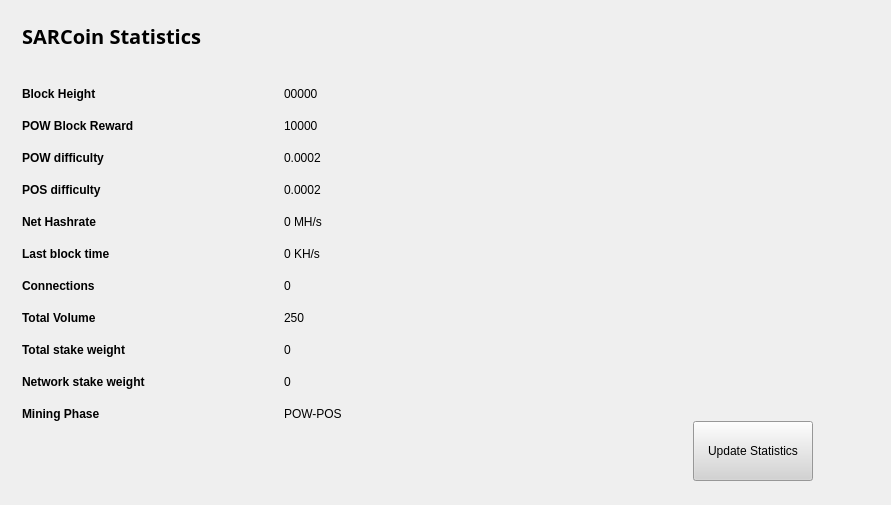
<?xml version="1.0" encoding="UTF-8"?>
<ui version="4.0">
 <class>StatisticsPage</class>
 <widget class="QWidget" name="StatisticsPage">
  <property name="windowModality">
   <enum>Qt::NonModal</enum>
  </property>
  <property name="geometry">
   <rect>
    <x>0</x>
    <y>0</y>
    <width>891</width>
    <height>505</height>
   </rect>
  </property>
  <property name="windowTitle">
   <string>Digging</string>
  </property>
  <property name="styleSheet">
   <string notr="true">color:#000000;
font-family:'Open Sans,sans-serif';</string>
  </property>
  <layout class="QGridLayout" name="gridLayout">
   <property name="sizeConstraint">
    <enum>QLayout::SetMaximumSize</enum>
   </property>
   <item row="0" column="0">
    <widget class="QFrame" name="gridFrame_2">
     <property name="maximumSize">
      <size>
       <width>600</width>
       <height>16777215</height>
      </size>
     </property>
     <layout class="QGridLayout" name="gridLayout_4">
      <item row="5" column="0">
       <spacer name="verticalSpacer_2">
        <property name="orientation">
         <enum>Qt::Vertical</enum>
        </property>
        <property name="sizeHint" stdset="0">
         <size>
          <width>20</width>
          <height>40</height>
         </size>
        </property>
       </spacer>
      </item>
      <item row="2" column="0">
       <spacer name="verticalSpacer">
        <property name="orientation">
         <enum>Qt::Vertical</enum>
        </property>
        <property name="sizeHint" stdset="0">
         <size>
          <width>20</width>
          <height>40</height>
         </size>
        </property>
       </spacer>
      </item>
      <item row="3" column="0">
       <layout class="QFormLayout" name="formLayout_2">
        <property name="fieldGrowthPolicy">
         <enum>QFormLayout::FieldsStayAtSizeHint</enum>
        </property>
        <property name="horizontalSpacing">
         <number>139</number>
        </property>
        <property name="verticalSpacing">
         <number>18</number>
        </property>
        <property name="rightMargin">
         <number>0</number>
        </property>
        <item row="1" column="0">
         <widget class="QLabel" name="label_14">
          <property name="text">
           <string>&lt;html&gt;&lt;head/&gt;&lt;body&gt;&lt;p&gt;&lt;span style=&quot; font-weight:600;&quot;&gt;Block Height&lt;/span&gt;&lt;/p&gt;&lt;/body&gt;&lt;/html&gt;</string>
          </property>
         </widget>
        </item>
        <item row="2" column="0">
         <widget class="QLabel" name="label_12">
          <property name="text">
           <string>&lt;html&gt;&lt;head/&gt;&lt;body&gt;&lt;p&gt;&lt;span style=&quot; font-weight:600;&quot;&gt;POW Block Reward&lt;/span&gt;&lt;/p&gt;&lt;/body&gt;&lt;/html&gt;</string>
          </property>
         </widget>
        </item>
        <item row="2" column="1">
         <widget class="QLabel" name="rewardBox">
          <property name="text">
           <string>10000</string>
          </property>
         </widget>
        </item>
        <item row="3" column="0">
         <widget class="QLabel" name="label_13">
          <property name="text">
           <string>&lt;html&gt;&lt;head/&gt;&lt;body&gt;&lt;p&gt;&lt;span style=&quot; font-weight:600;&quot;&gt;POW difficulty&lt;/span&gt;&lt;/p&gt;&lt;/body&gt;&lt;/html&gt;</string>
          </property>
         </widget>
        </item>
        <item row="3" column="1">
         <widget class="QLabel" name="diffBox">
          <property name="text">
           <string>0.0002</string>
          </property>
         </widget>
        </item>
        <item row="4" column="0">
         <widget class="QLabel" name="label_9">
          <property name="text">
           <string>&lt;html&gt;&lt;head/&gt;&lt;body&gt;&lt;p&gt;&lt;span style=&quot; font-weight:600;&quot;&gt;POS difficulty&lt;/span&gt;&lt;/p&gt;&lt;/body&gt;&lt;/html&gt;</string>
          </property>
         </widget>
        </item>
        <item row="4" column="1">
         <widget class="QLabel" name="diffBox2">
          <property name="text">
           <string>0.0002</string>
          </property>
         </widget>
        </item>
        <item row="5" column="1">
         <widget class="QLabel" name="pawrateBox">
          <property name="text">
           <string>0 MH/s</string>
          </property>
         </widget>
        </item>
        <item row="6" column="0">
         <widget class="QLabel" name="label3_2">
          <property name="sizePolicy">
           <sizepolicy hsizetype="Preferred" vsizetype="Maximum">
            <horstretch>0</horstretch>
            <verstretch>0</verstretch>
           </sizepolicy>
          </property>
          <property name="text">
           <string>&lt;html&gt;&lt;head/&gt;&lt;body&gt;&lt;p&gt;&lt;span style=&quot; font-weight:600;&quot;&gt;Last block time&lt;/span&gt;&lt;/p&gt;&lt;/body&gt;&lt;/html&gt;</string>
          </property>
         </widget>
        </item>
        <item row="6" column="1">
         <widget class="QLabel" name="localBox">
          <property name="text">
           <string>0 KH/s</string>
          </property>
         </widget>
        </item>
        <item row="7" column="0">
         <widget class="QLabel" name="label1_2">
          <property name="text">
           <string>&lt;html&gt;&lt;head/&gt;&lt;body&gt;&lt;p&gt;&lt;span style=&quot; font-weight:600;&quot;&gt;Connections&lt;/span&gt;&lt;/p&gt;&lt;/body&gt;&lt;/html&gt;</string>
          </property>
         </widget>
        </item>
        <item row="7" column="1">
         <widget class="QLabel" name="connectionBox">
          <property name="text">
           <string>0</string>
          </property>
         </widget>
        </item>
        <item row="8" column="0">
         <widget class="QLabel" name="label_8">
          <property name="text">
           <string>&lt;html&gt;&lt;head/&gt;&lt;body&gt;&lt;p&gt;&lt;span style=&quot; font-weight:600;&quot;&gt;Total Volume&lt;/span&gt;&lt;/p&gt;&lt;/body&gt;&lt;/html&gt;</string>
          </property>
         </widget>
        </item>
        <item row="8" column="1">
         <widget class="QLabel" name="volumeBox">
          <property name="text">
           <string>250</string>
          </property>
         </widget>
        </item>
        <item row="9" column="0">
         <widget class="QLabel" name="label_10">
          <property name="text">
           <string>&lt;html&gt;&lt;head/&gt;&lt;body&gt;&lt;p&gt;&lt;span style=&quot; font-weight:600;&quot;&gt;Total stake weight&lt;/span&gt;&lt;/p&gt;&lt;/body&gt;&lt;/html&gt;</string>
          </property>
         </widget>
        </item>
        <item row="9" column="1">
         <widget class="QLabel" name="minBox">
          <property name="text">
           <string>0</string>
          </property>
         </widget>
        </item>
        <item row="10" column="0">
         <widget class="QLabel" name="label_11">
          <property name="text">
           <string>&lt;html&gt;&lt;head/&gt;&lt;body&gt;&lt;p&gt;&lt;span style=&quot; font-weight:600;&quot;&gt;Network stake weight&lt;/span&gt;&lt;/p&gt;&lt;/body&gt;&lt;/html&gt;</string>
          </property>
         </widget>
        </item>
        <item row="10" column="1">
         <widget class="QLabel" name="maxBox">
          <property name="text">
           <string>0</string>
          </property>
         </widget>
        </item>
        <item row="11" column="0">
         <widget class="QLabel" name="label_15">
          <property name="text">
           <string>&lt;html&gt;&lt;head/&gt;&lt;body&gt;&lt;p&gt;&lt;span style=&quot; font-weight:600;&quot;&gt;Mining Phase&lt;/span&gt;&lt;/p&gt;&lt;/body&gt;&lt;/html&gt;</string>
          </property>
         </widget>
        </item>
        <item row="11" column="1">
         <widget class="QLabel" name="cBox">
          <property name="text">
           <string>POW-POS</string>
          </property>
         </widget>
        </item>
        <item row="5" column="0">
         <widget class="QLabel" name="label_16">
          <property name="text">
           <string>&lt;html&gt;&lt;head/&gt;&lt;body&gt;&lt;p&gt;&lt;span style=&quot; font-weight:600;&quot;&gt;Net Hashrate&lt;/span&gt;&lt;/p&gt;&lt;/body&gt;&lt;/html&gt;</string>
          </property>
         </widget>
        </item>
        <item row="1" column="1">
         <widget class="QLabel" name="heightBox">
          <property name="text">
           <string>00000</string>
          </property>
         </widget>
        </item>
       </layout>
      </item>
      <item row="1" column="0">
       <layout class="QHBoxLayout" name="horizontalLayout_4">
        <property name="spacing">
         <number>7</number>
        </property>
        <item>
         <widget class="QLabel" name="label_5">
          <property name="font">
           <font>
            <family>Open Sans,sans-serif</family>
           </font>
          </property>
          <property name="text">
           <string>&lt;html&gt;&lt;head/&gt;&lt;body&gt;&lt;p&gt;&lt;span style=&quot; font-size:20px; font-weight:600; color:#000000;&quot;&gt;SARCoin Statistics&lt;/span&gt;&lt;/p&gt;&lt;/body&gt;&lt;/html&gt;</string>
          </property>
         </widget>
        </item>
        <item>
         <spacer name="horizontalSpacer_2">
          <property name="orientation">
           <enum>Qt::Horizontal</enum>
          </property>
          <property name="sizeHint" stdset="0">
           <size>
            <width>40</width>
            <height>20</height>
           </size>
          </property>
         </spacer>
        </item>
       </layout>
      </item>
      <item row="4" column="0">
       <spacer name="verticalSpacer_3">
        <property name="orientation">
         <enum>Qt::Vertical</enum>
        </property>
        <property name="sizeHint" stdset="0">
         <size>
          <width>20</width>
          <height>40</height>
         </size>
        </property>
       </spacer>
      </item>
     </layout>
    </widget>
   </item>
   <item row="0" column="1">
    <widget class="QFrame" name="frame">
     <property name="minimumSize">
      <size>
       <width>213</width>
       <height>0</height>
      </size>
     </property>
     <property name="frameShape">
      <enum>QFrame::NoFrame</enum>
     </property>
     <property name="frameShadow">
      <enum>QFrame::Plain</enum>
     </property>
     <widget class="QWidget" name="verticalLayoutWidget">
      <property name="geometry">
       <rect>
        <x>0</x>
        <y>0</y>
        <width>272</width>
        <height>481</height>
       </rect>
      </property>
      <layout class="QVBoxLayout" name="verticalLayout_2">
       <item>
        <layout class="QHBoxLayout" name="horizontalLayout_2">
         <item>
          <widget class="QLabel" name="label">
           <property name="text">
            <string>&lt;!DOCTYPE HTML PUBLIC &quot;-//W3C//DTD HTML 4.0//EN&quot; &quot;http://www.w3.org/TR/REC-html40/strict.dtd&quot;&gt;
&lt;html&gt;&lt;head&gt;&lt;meta name=&quot;qrichtext&quot; content=&quot;1&quot; /&gt;&lt;style type=&quot;text/css&quot;&gt;
p, li { white-space: pre-wrap; }
&lt;/style&gt;&lt;/head&gt;&lt;body style=&quot; font-family:'Open Sans,sans-serif'; font-size:8pt; font-weight:400; font-style:normal;&quot;&gt;
&lt;p align=&quot;center&quot; style=&quot; margin-top:0px; margin-bottom:0px; margin-left:0px; margin-right:0px; -qt-block-indent:0; text-indent:0px;&quot;&gt;&lt;img src=&quot;:/images/Wallet_Logo&quot; /&gt;&lt;/p&gt;&lt;/body&gt;&lt;/html&gt;</string>
           </property>
           <property name="alignment">
            <set>Qt::AlignCenter</set>
           </property>
          </widget>
         </item>
        </layout>
       </item>
       <item>
        <layout class="QHBoxLayout" name="horizontalLayout">
         <item>
          <widget class="QPushButton" name="startButton">
           <property name="sizePolicy">
            <sizepolicy hsizetype="Fixed" vsizetype="Fixed">
             <horstretch>0</horstretch>
             <verstretch>0</verstretch>
            </sizepolicy>
           </property>
           <property name="minimumSize">
            <size>
             <width>120</width>
             <height>60</height>
            </size>
           </property>
           <property name="layoutDirection">
            <enum>Qt::LeftToRight</enum>
           </property>
           <property name="styleSheet">
            <string notr="true">background:lightgrey;</string>
           </property>
           <property name="text">
            <string>Update Statistics</string>
           </property>
          </widget>
         </item>
        </layout>
       </item>
      </layout>
     </widget>
     <zorder>verticalLayoutWidget</zorder>
     <zorder>gridFrame_2</zorder>
     <zorder>horizontalLayoutWidget_2</zorder>
     <zorder>horizontalLayoutWidget</zorder>
    </widget>
   </item>
  </layout>
 </widget>
 <layoutdefault spacing="6" margin="11"/>
 <resources/>
 <connections/>
</ui>
